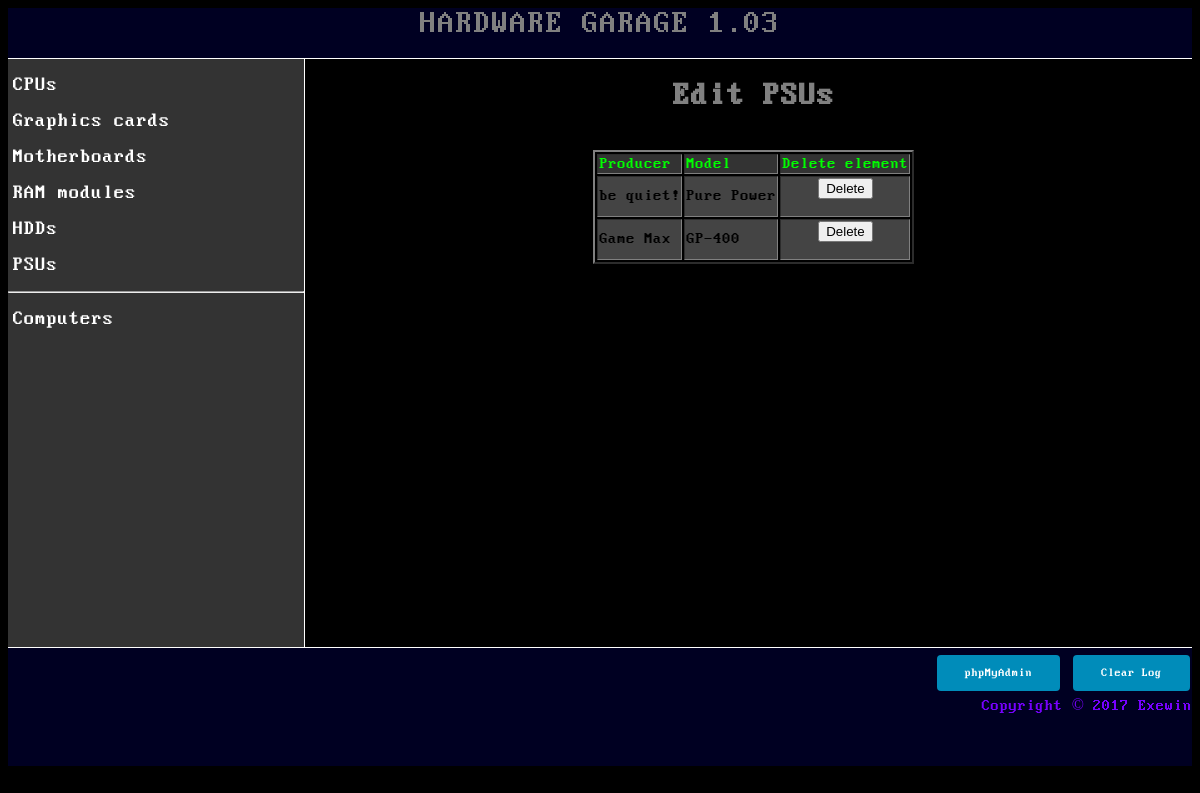
Page /psu_edit.php on the committed database.
### tables this page shows
CREATE TABLE `psu` (
  `id` int(11) NOT NULL,
  `producent` varchar(30) NOT NULL,
  `model` varchar(30) NOT NULL,
  `moc` smallint(6) NOT NULL,
  `img` text
);

### psu_edit.php (the view, shortened to what this page needs)
<html>
<head>
</head>
<body>
<?php
include 'title.php';
include 'menu.php';
$con=mysqli_connect('localhost','root','','hardware');
?>
<div class="edit">
<center>
<h1><a href="psu.php">Edit PSUs</a></h1>
<br/>
<table border=2px>
<thead><tr><td>Producer</td><td>Model</td><td>Delete element</td></tr></thead>
<?php
if($con)
{
	$query = mysqli_query($con,"SELECT * FROM psu");
	while($row = mysqli_fetch_row($query))
	{
		echo "<tr style='background-color:#444; color:#000';> ";
		echo "<td>$row[1]</td><td>$row[2]</td>";
		echo "<td><center><form method='POST'><button type='submit' name='delete' value='$row[0]'>Delete</button></form></center></td></tr>";
	}
}
else
	echo 'Database error.';
?>
</table>
</center>
</div>
<?php
include 'footer.php';
?>
</body>
</html>

### style/style.css (style rules this page uses)
body { background-color:#000; color:#70f; font-family:BiosFont; }
a { text-decoration:none; color:gray; }
.show, .dane, .edit, .home { float:right; width:74%; height:75%; overflow-y:scroll; }
thead { color:#0f0; background-color:#333; }

### rows in the picture
psu: producent "be quiet!", model "Pure Power", $row[0] 1 (drawn)
psu: producent "Game Max", model "GP-400", $row[0] 2 (drawn)
